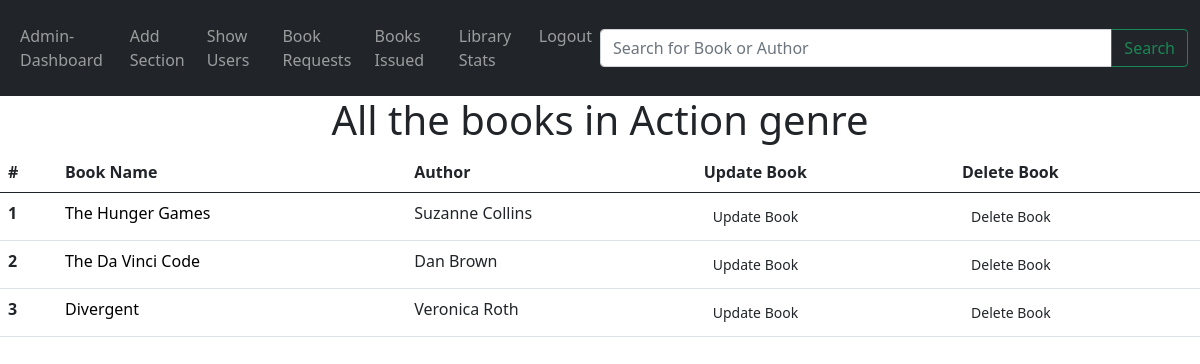
The app's page /showsec/Action (signed in) with its own data.
### models.py (models this page shows, shortened)
class Books(db.Model):
    id = db.Column(db.Integer, primary_key=True)
    name = db.Column(db.String(150))
    content = db.Column(db.String(500))
    author = db.Column(db.String(1000))
    date_added = db.Column(db.DateTime, default = datetime.utcnow)
    section_name = db.Column(db.String(150), db.ForeignKey('section.name'))
    section = db.relationship('Section', back_populates='books')
    bookrequest = db.relationship('BookRequest', back_populates='books', cascade='all, delete-orphan')

### Library/admin/routes.py (the view)
@app.route('/showsec/<string:name>', methods=['GET', 'POST'])
def showsec(name):
    if ('admin_id' in session):
        dashboard = True
        book = Books.query.filter_by(section_name = name).all()
        return render_template("showsec.html", dashboard = dashboard, book = book, name = name)
    else:
        flash('Page access for Librarian only.', category='error')
        return redirect(url_for('login'))

### Library/templates/showsec.html (shortened to what this page needs)
{% extends 'adbase.html' %}
{% block body %}
<h1>All the books in {{name}} genre</h1>
<table class="table">
    <thead>
      <tr>
        <th scope="col">#</th>
        <th scope="col">Book Name</th>
        <th scope="col">Author</th>
        <th scope="col">Update Book</th>
        <th scope="col">Delete Book</th>
      </tr>
    </thead>
    <tbody>
        {% for i in book %}
      <tr>
        <th scope="row">{{loop.index}}</th>
        <td><a href="/showbook/{{i.id}}" class = "sname">{{i.name}}</a></td>
        <td>{{i.author}}</td>
        <td><a href="/updatebook/{{i.id}}" class = "btn btn outline-secondary btn-sm">Update Book</a></td>
        <td><a href="/deletebook/{{i.id}}" class = "btn btn outline-secondary btn-sm">Delete Book</a></td>
      </tr>
      {% endfor %}
    </tbody>
  </table>
{% endblock %}

### Library/templates/showsec.html (style rules this page uses)
h1 { text-align: center; }
.sname { text-decoration: none; color: black; }

### records on screen
Books: name "The Hunger Games", author "Suzanne Collins"
Books: name "The Da Vinci Code", author "Dan Brown"
Books: name "Divergent", author "Veronica Roth"

### other values on screen
{{ name }} "Action"
